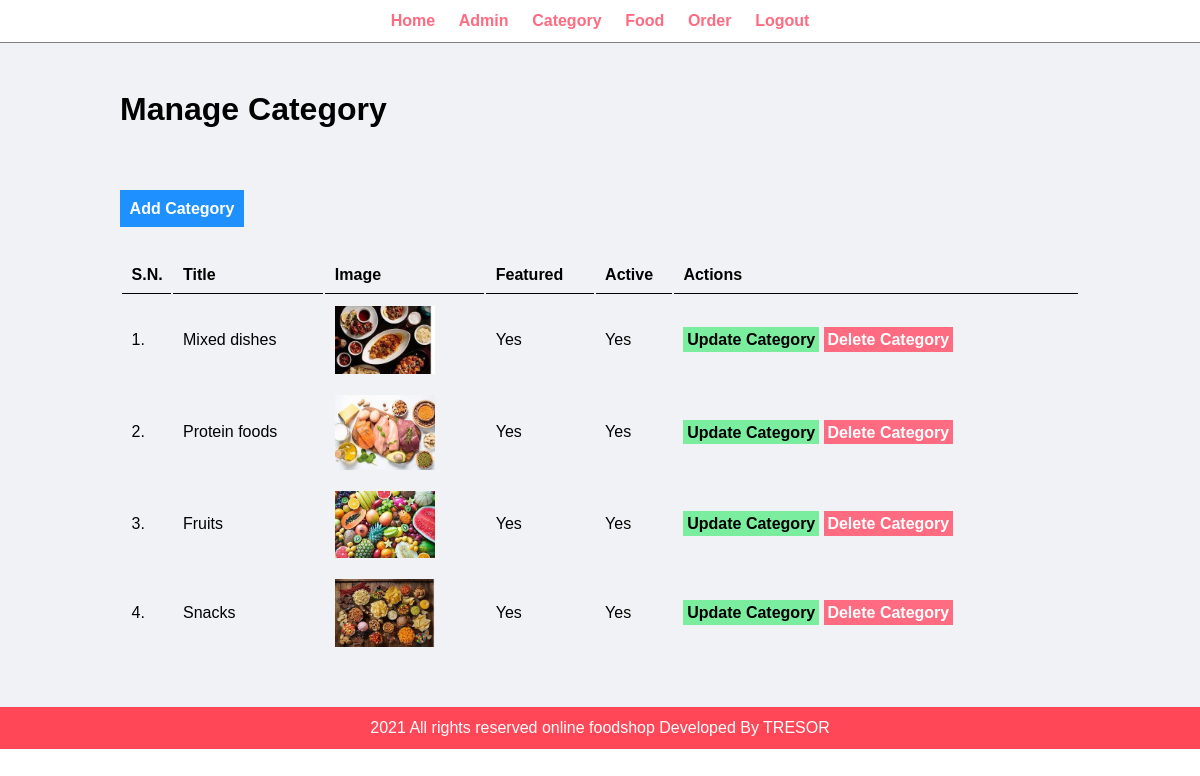
The page /admin/manage-category.php (signed in) on the database its author committed.
### tables this page shows
CREATE TABLE `tbl_category` (
  `id` int(10) UNSIGNED NOT NULL,
  `title` varchar(100) NOT NULL,
  `image_name` varchar(255) NOT NULL,
  `featured` varchar(10) NOT NULL,
  `active` varchar(10) NOT NULL
);

### admin/manage-category.php (the view, shortened to what this page needs)
<?php include('partials/menu.php'); ?>
<div class="main-content">
    <div class="wrapper">
        <h1>Manage Category</h1>
        <br /><br />
        <br><br>
                <a href="<?php echo SITEURL; ?>admin/add-category.php" class="btn-primary">Add Category</a>
                <br /><br /><br />
                <table class="tbl-full">
                    <tr>
                        <th>S.N.</th>
                        <th>Title</th>
                        <th>Image</th>
                        <th>Featured</th>
                        <th>Active</th>
                        <th>Actions</th>
                    </tr>
                    <?php
                        $sql = "SELECT * FROM tbl_category";
                        $res = mysqli_query($conn, $sql);
                        $count = mysqli_num_rows($res);
                        $sn=1;
                        if($count>0)
                        {
                            while($row=mysqli_fetch_assoc($res))
                            {
                                $id = $row['id'];
                                $title = $row['title'];
                                $image_name = $row['image_name'];
                                $featured = $row['featured'];
                                $active = $row['active'];
                                ?>
                                    <tr>
                                        <td><?php echo $sn++; ?>. </td>
                                        <td><?php echo $title; ?></td>
                                        <td>
                                            <?php
                                                if($image_name!="")
                                                {
                                                    ?>
                                                    <img src="<?php echo SITEURL; ?>images/category/<?php echo $image_name; ?>" width="100px" >
                                                    <?php
                                                }
                                                else
                                                {
                                                    echo "<div class='error'>Image not Added.</div>";
                                                }
                                            ?>
                                        </td>
                                        <td><?php echo $featured; ?></td>
                                        <td><?php echo $active; ?></td>
                                        <td>
                                            <a href="<?php echo SITEURL; ?>admin/update-category.php?id=<?php echo $id; ?>" class="btn-secondary">Update Category</a>
                                            <a href="<?php echo SITEURL; ?>admin/delete-category.php?id=<?php echo $id; ?>&image_name=<?php echo $image_name; ?>" class="btn-danger">Delete Category</a>
                                        </td>
                                    </tr>
                                <?php
                            }
                        }
                        else
                        {
                            ?>
                            <tr>
                                <td colspan="6"><div class="error">No Category Added.</div></td>
                            </tr>
                            <?php
                        }
                    ?>
                </table>
    </div>
</div>
<?php include('partials/footer.php'); ?>

### css/admin.css (style rules this page uses)
* { margin: 0; padding: 0; font-family: Arial, Helvetica, sans-serif; }
.wrapper { padding: 1%; width: 80%; margin: 0 auto; }
.tbl-full { width: 100%; }
table tr th { border-bottom: 1px solid black; padding: 1%; text-align: left; }
table tr td { padding: 1%; }
.btn-primary { background-color: #1e90ff; padding: 1%; color: white; text-decoration: none; font-weight: bold; }
.btn-secondary { background-color: #7bed9f; padding: 1%; color: black; text-decoration: none; font-weight: bold; }
.btn-danger { background-color: #ff6b81; padding: 1%; color: white; text-decoration: none; font-weight: bold; }
.main-content { background-color: #f1f2f6; padding: 3% 0; }

### rows shown on the page
tbl_category: title "Mixed dishes", image_name (picture), featured "Yes", active "Yes"
tbl_category: title "Protein foods", image_name (picture), featured "Yes", active "Yes"
tbl_category: title "Fruits", image_name (picture), featured "Yes", active "Yes"
tbl_category: title "Snacks", image_name (picture), featured "Yes", active "Yes"
